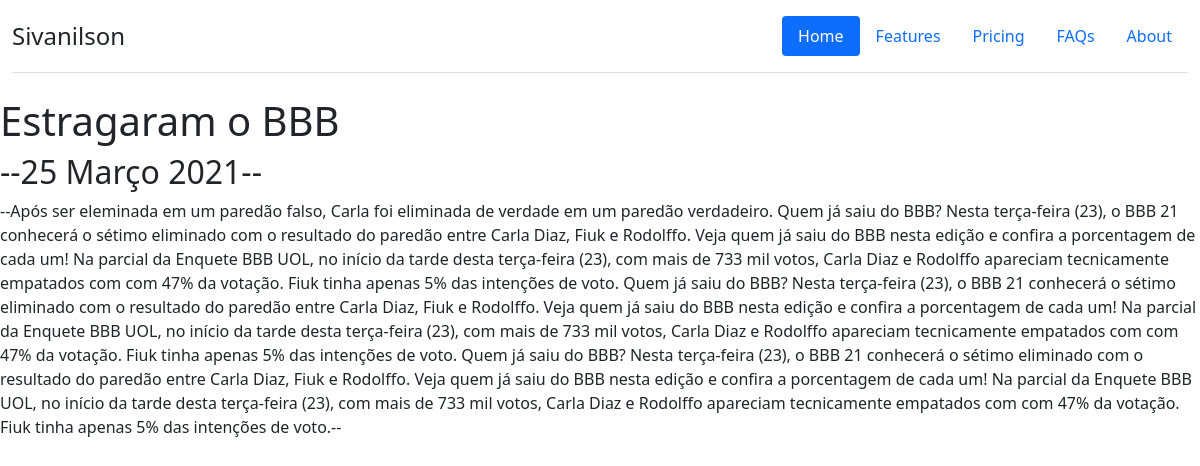
The page /blog/6/ on the database its author committed.
### blog/models.py (models this page shows, shortened)
class Blog(models.Model):
    title = models.CharField(max_length=200)
    description = models.TextField()
    date = models.DateField()

### blog/views.py (the view)
# urls.py: path('<int:blog_id>/', views.detail, name='detail'),
def detail(request, blog_id):
    blog = get_object_or_404(Blog, pk=blog_id)
    return render(request, 'blog/detail.html', {'blog':blog})

### blog/templates/blog/detail.html
{% extends 'portfolio/base.html' %}
{% block content %}
    <h1>{{ blog.title }}</h1>
    <h2>--{{ blog.date|date:'j F Y' }}--</h2>
    <p>--{{ blog.description }}--</p>
{% endblock %}

### rows shown on the page
Blog: title "Estragaram o BBB", date "25 Março 2021", description "Após ser eleminada em um paredão falso, Carla foi eliminada de verdade em um paredão verdadeiro. Quem já saiu do BBB? Nesta terça-feira (23), o BBB 21 conhecerá o sétimo eliminado com o resultado do paredão entre Carla Diaz, Fiuk e Rodolffo. Veja quem já saiu do BBB nesta edição e confira a porcentagem de cada um! Na parcial da Enquete BBB UOL, no início da tarde desta terça-feira (23), com mais de 733 mil votos, Carla Diaz e Rodolffo apareciam tecnicamente empatados com com 47% da votação. Fiuk tinha apenas 5% das intenções de voto. Quem já saiu do BBB? Nesta terça-feira (23), o BBB 21 conhecerá o sétimo eliminado com o resultado do paredão entre Carla Diaz, Fiuk e Rodolffo. Veja quem já…"
